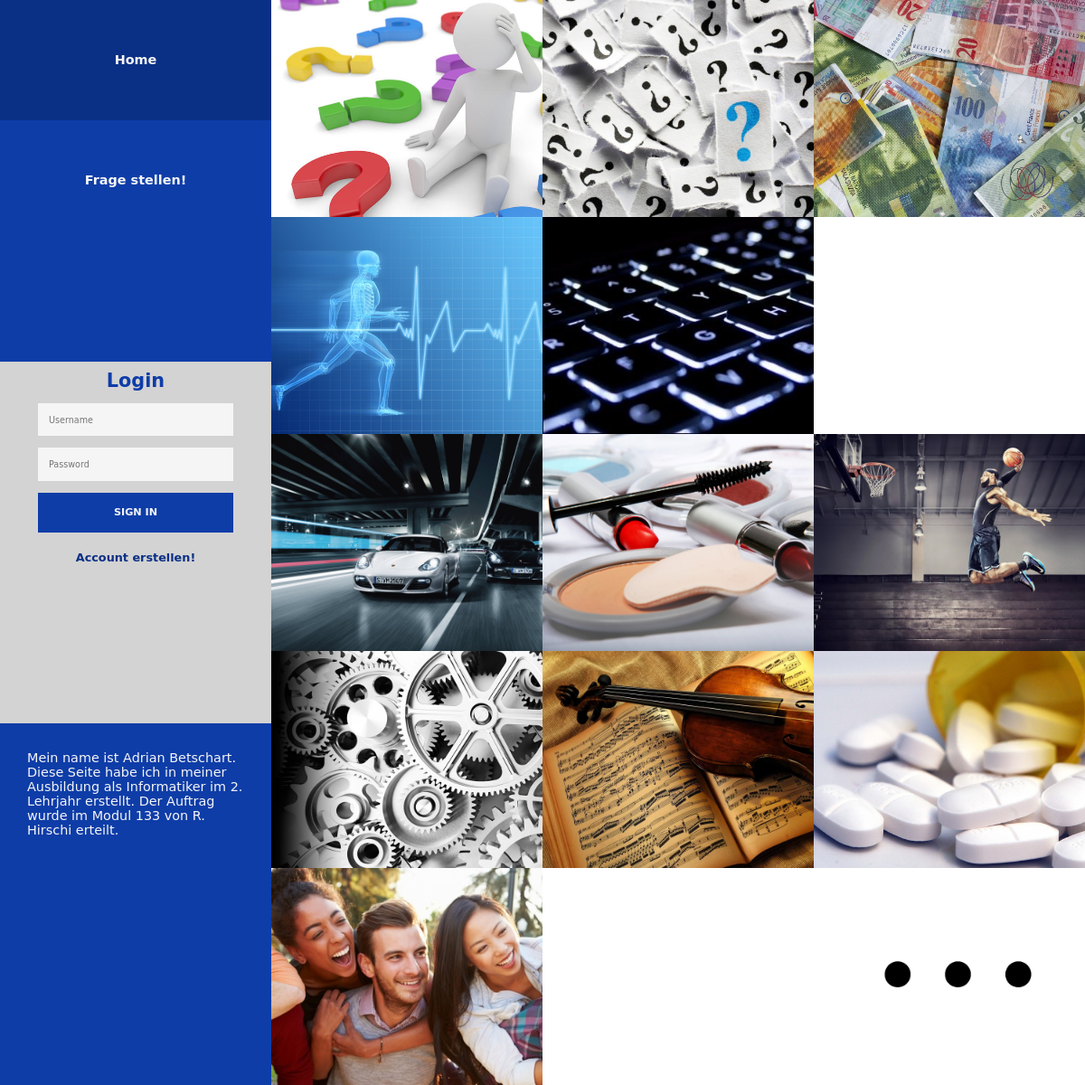
The page / on the database its author committed.
### tables this page shows
CREATE TABLE IF NOT EXISTS `menupunkte` (
  `ID` int(11) NOT NULL,
  `Name` text NOT NULL,
  `Link` text NOT NULL
);

CREATE TABLE IF NOT EXISTS `startseitekategorien` (
  `ID` int(11) NOT NULL,
  `KategorieName` text NOT NULL,
  `Auswahl` int(11) NOT NULL
);

### modules.php (the view, shortened to what this page needs)
<?php
function site(){
    $site=filter_input(INPUT_GET, "site", FILTER_SANITIZE_SPECIAL_CHARS);
                    switch ($site){
                        case'':
                            Startseite();
                            break;
                    }
}
            ?>
            <?php
    function WebsiteText(){
        echo"
            <p class=\"WebsiteText\">Mein name ist Adrian Betschart.
            Diese Seite habe ich in meiner Ausbildung als Informatiker im 2. Lehrjahr erstellt.
            Der Auftrag wurde im Modul 133 von R. Hirschi erteilt. </p>
          ";
    }
function Startseite(){
        $Startseiteinhalt = "
            SELECT * FROM StartseiteKategorien
            ORDER BY ID;
        ";
        global $verbindung;
        $result = mysqli_query($verbindung, $Startseiteinhalt);
        while ($row = mysqli_fetch_assoc($result))
        {
            $KategorieName = $row['KategorieName'];
            $TrimmedName = str_replace(' ','',$KategorieName);
            $KategorieID = $row['ID'];
            echo " <a href=\"index.php?site=Kategorie&category=$KategorieID\">
                        <div class=\"box $TrimmedName\">
                            <div class=\"boxoverlay\">
                                $KategorieName
                            </div>
                        </div>
                    </a>";
        }
}
function Loginform(){
    if(isset($_SESSION['$username'])){
        echo "Sie sind eingeloggt als ". $_SESSION['$username'];
        echo "
                    <form id=\"logoutform\" method=\"post\">
                        <input type=\"submit\" class=\"loginbutton\" name=\"logout\" value=\"LOG OUT\" />
                    </form>";
    }
    else{
        echo "
                <div id=\"logindiv\">
                    <span class = \"LoginTitle\">Login</span>
                    <form id=\"loginform\" method=\"post\">
                        <input type=\"text\"  name = \"username\" class=\"input\" placeholder=\"Username\" />
                        <input type=\"password\" name = \"password\" class=\"input\" placeholder=\"Password\" />
                        <input type=\"submit\" class=\"loginbutton\" name=\"loginsubmit\" value=\"SIGN IN\" />
                    </form>
                    <a href=\"index.php?site=register\" class = \"LoginRegister\">Account erstellen!</a>
                </div>";
    }
}
function menu(){
        $Menuinhalt = "
            SELECT * FROM menupunkte
            ORDER BY ID;
        ";
        global $verbindung;
        $result = mysqli_query($verbindung, $Menuinhalt);
        echo "<ul>";
        while ($row = mysqli_fetch_assoc($result))
        {
            $Menupunkt = $row['Name'];
            $MenuLink = $row['Link'];
            echo " <a href=\"$MenuLink\"><li>$Menupunkt</li></a>";
        }
        echo "</ul>";
}

### index.php (shortened to what this page needs)
<?php
include("dbconnect.php");
require_once("modules.php");
?>
<!DOCTYPE html>
<html>
    <head>
        <link rel="stylesheet" href="styles/style.php" />
    </head>
    <body>
        <header>
            <nav>
                <div class="navbox menu">
                    <?php
                        menu();
                    ?>
                </div>
                <div class="navbox lightgrey">
                    <?php
                        loginform();
                    ?>
                </div>
                <div class="navbox">
                    <?php
                        WebsiteText();
                    ?>
                </div>
            </nav>
        </header>
        <main>
            <?php
                site();
            ?>
        </main>
    </body>
</html>

### rows shown on the page
menupunkte: Name "Home"
menupunkte: Name "Frage stellen!"
startseitekategorien: shows a picture
startseitekategorien: shows a picture
startseitekategorien: shows a picture
startseitekategorien: shows a picture
startseitekategorien: shows a picture
startseitekategorien: shows a picture
startseitekategorien: shows a picture
startseitekategorien: shows a picture
startseitekategorien: shows a picture
startseitekategorien: shows a picture
startseitekategorien: shows a picture
startseitekategorien: shows a picture
startseitekategorien: shows a picture
